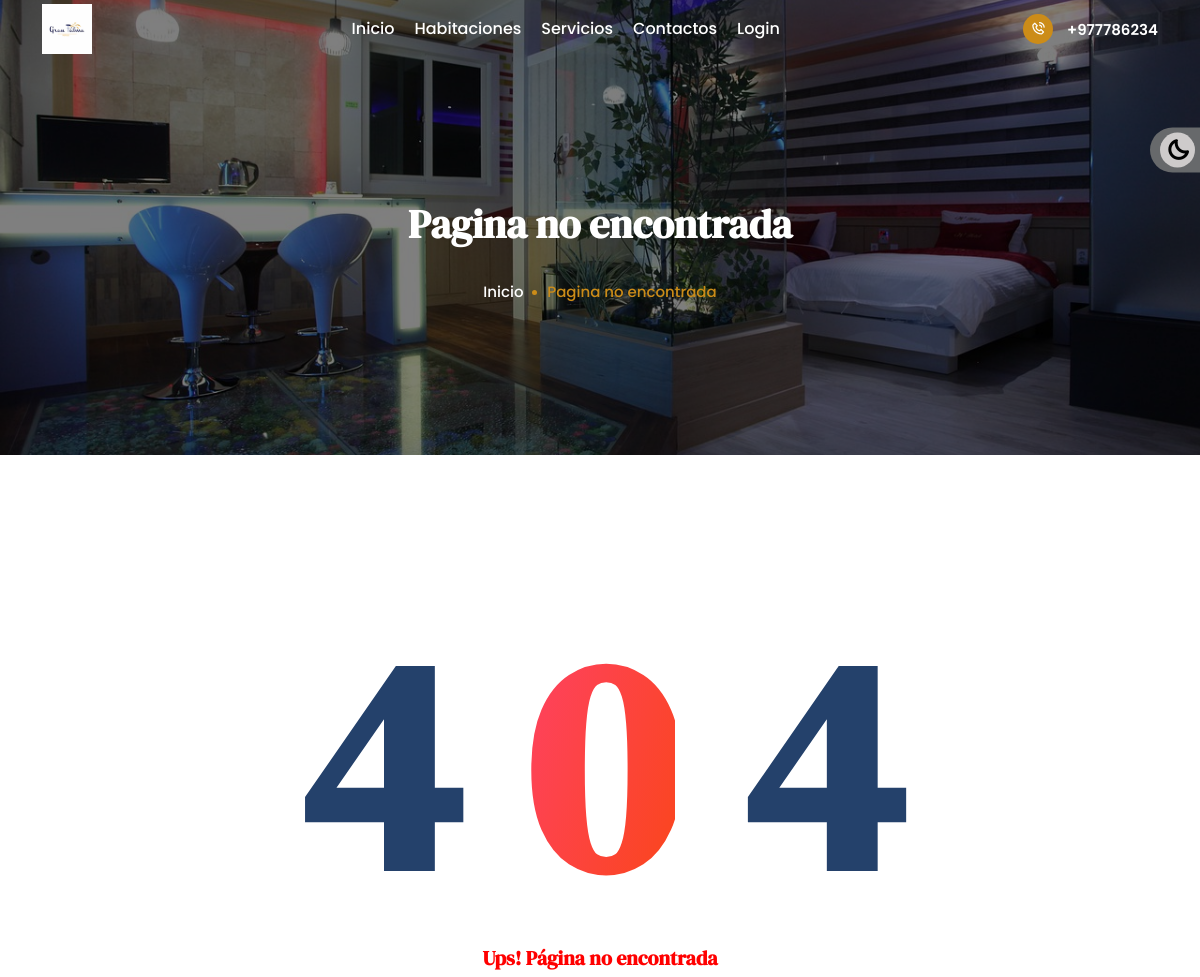
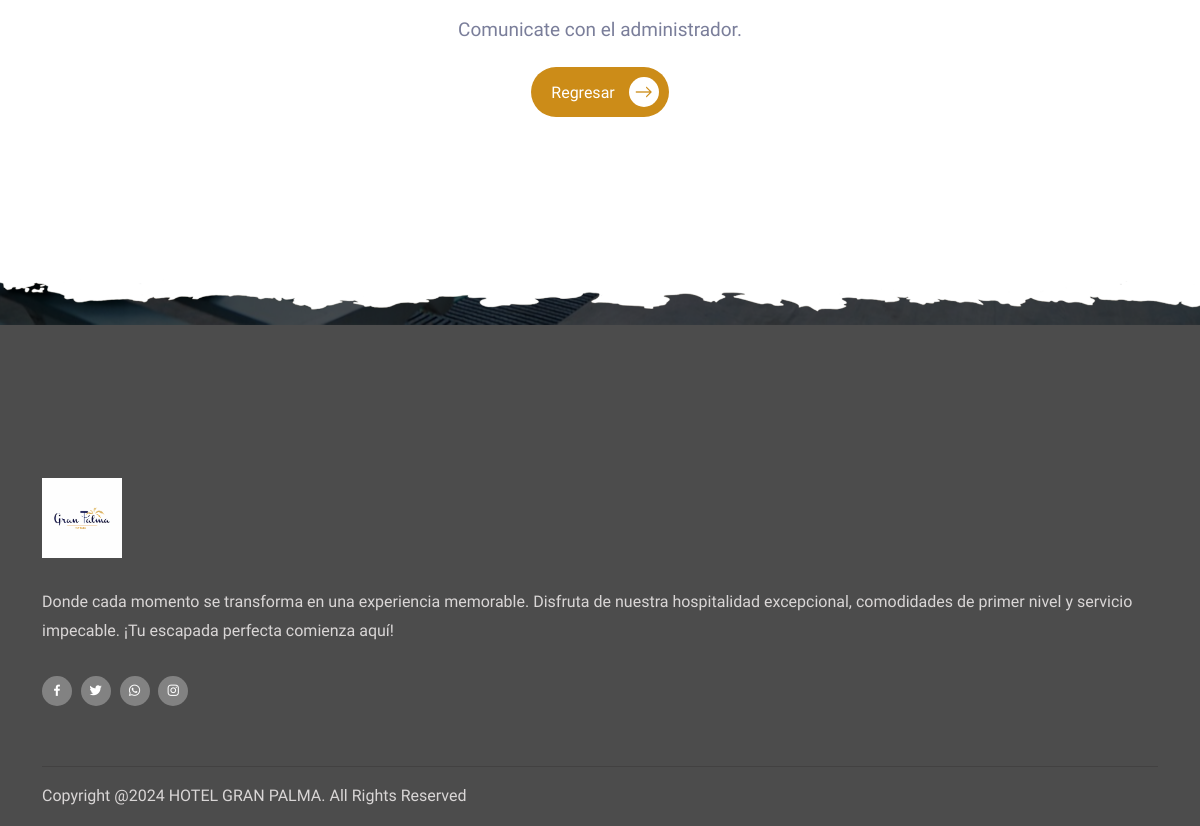
Screenshot of /errors with the database file from the repository (2 pictures, top to bottom).
### tables this page shows
CREATE TABLE `empresa` (
  `id` int(11) NOT NULL,
  `num_identidad` varchar(50) NOT NULL,
  `nombre` varchar(255) NOT NULL,
  `telefono` varchar(30) NOT NULL,
  `direccion` varchar(255) NOT NULL,
  `correo` varchar(150) NOT NULL,
  `mensaje` text NOT NULL,
  `facebook` varchar(255) DEFAULT NULL,
  `twitter` varchar(255) DEFAULT NULL,
  `instagram` varchar(255) DEFAULT NULL,
  `whatsapp` varchar(50) NOT NULL
);

### config/app/Controller.php (called while the page is built, shortened)
<?php
class Controller{
    public function cargarModel() {
        $isAdmin = strpos($_SERVER['REQUEST_URI'], '/' . ADMIN) !== false;
        $nombreModel = get_class($this) . 'Model';
        $ruta = ($isAdmin) ? 'models/admin/' . $nombreModel . '.php' : 'models/principal/' . $nombreModel . '.php' ;
        if (file_exists($ruta)) {
            $this->model = new $nombreModel();
        }
    }
}
?>

### config/app/Conexion.php (called while the page is built)
<?php
class Conexion{
    private $conect;
    public function __construct() {
        $pdo = "mysql:host=" . HOST . ";dbname=" . DATABASE . ";" . CHARSET;
        try {
            $this->conect = new PDO($pdo, USER, PASS);
            $this->conect->setAttribute(PDO::ATTR_ERRMODE, PDO::ERRMODE_EXCEPTION);
        } catch (PDOException $e) {
            echo "Error en la conexion: " . $e->getMessage();
        }
    }
    public function conectar() {
        return $this->conect;
    }
}
?>

### config/app/Query.php (called while the page is built, shortened)
<?php
class Query extends Conexion{
    private $con, $pdo;
    public function __construct() {
        $this->con = new Conexion();
        $this->pdo = $this->con->conectar();
    }
    public function select($sql){
        $result = $this->pdo->prepare($sql);
        $result->execute();
        return $result->fetch(PDO::FETCH_ASSOC);
    }
}
?>

### config/app/Views.php (called while the page is built)
<?php
class Views{
    public function getView($vista, $data="") {
        require 'views/' . $vista . '.php';
    }
}
?>

### controllers/principal/Errors.php (called while the page is built, shortened)
<?php
class Errors extends Controller{
    public function index() {
        $data['title'] = 'Pagina no encontrada';
        $data['subtitle'] = 'Pagina no encontrada';
        $data['empresa'] = $this->model->getEmpresa();
        $this->views->getView('error', $data);
    }
}
?>

### models/principal/ErrorsModel.php (called while the page is built, shortened)
<?php
class ErrorsModel extends Query{
    public function getEmpresa() {
        return $this->select("SELECT * FROM empresa");
    }
}
?>

### views/template/footer-principal.php (the view, shortened to what this page needs)
<footer class="footer-top-area pt-140 jarallax">
    <div class="container">
        <div class="footer-middle-area pt-60">
            <div class="row">
                <div class="col-lg-12 col-md-12">
                    <div class="single-widget">
                        <a href="<?php echo RUTA_PRINCIPAL; ?>">
                            <img src="<?php echo RUTA_PRINCIPAL . 'assets'; ?>/img/logo.png" width="80" alt="Image">
                        </a>
                        <p><?= $data['empresa']['mensaje']; ?></p>
                        <ul class="social-icon">
                            <li>
                                <a href="<?php echo $data['empresa']['facebook']; ?>">
                                    <i class="bx bxl-facebook"></i>
                                </a>
                            </li>
                            <li>
                                <a href="<?php echo $data['empresa']['twitter']; ?>">
                                    <i class="bx bxl-twitter"></i>
                                </a>
                            </li>
                            <li>
                                <a href="<?php echo $data['empresa']['whatsapp']; ?>">
                                    <i class="bx bxl-whatsapp"></i>
                                </a>
                            </li>
                            <li>
                                <a href="<?php echo $data['empresa']['instagram']; ?>">
                                    <i class="bx bxl-instagram"></i>
                                </a>
                            </li>
                        </ul>
                    </div>
                </div>
            </div>
        </div>
        <div class="footer-bottom-area">
            <div class="row align-items-center">
                <div class="col-lg-6">
                    <div class="copy-right">
                        <p>Copyright @<?php echo date('Y'); ?> <a href="<?php echo RUTA_PRINCIPAL; ?>"><?php echo TITLE; ?></a>. All Rights Reserved</p>
                    </div>
                </div>
            </div>
        </div>
    </div>
    <div class="footer-shape">
        <img src="<?php echo RUTA_PRINCIPAL . 'assets/principal'; ?>/img/white-shape-bottom.png" alt="Image">
    </div>
</footer>

### index.php (shortened to what this page needs)
<?php
$isAdmin = strpos($_SERVER['REQUEST_URI'], '/' . ADMIN) !== false;
$ruta = empty($_GET['url']) ? 'principal/index' : $_GET['url'];
$array = explode('/', $ruta);
if ($isAdmin && (count($array) == 1
|| (count($array) == 2 && empty($array[1])))
&& $array[0] == ADMIN) {
    $controller = 'Login';
    $metodo = 'index';
} else {
    $indiceUrl = ($isAdmin) ? 1 : 0;
    $controller = ucfirst($array[$indiceUrl]);
    $metodo = 'index';
}
$parametro = '';
$dirControllers = ($isAdmin) ? 'controllers/admin/' . $controller . '.php' : 'controllers/principal/' . $controller . '.php';
if (file_exists($dirControllers)) {
    $controller = new $controller();
    if (method_exists($controller, $metodo)) {
        $controller->$metodo($parametro);
    } else {
       header('Location: ' . RUTA_PRINCIPAL . 'errors');
    }
} else {
    header('Location: ' . RUTA_PRINCIPAL . 'errors');
}
?>

### views/template/header-principal.php (shortened to what this page needs)
<!doctype html>
<html lang="zxx">
<head>
    <link rel="stylesheet" href="<?php echo RUTA_PRINCIPAL . 'assets/principal'; ?>/css/bootstrap.min.css">
    <link rel="stylesheet" href="<?php echo RUTA_PRINCIPAL . 'assets/principal'; ?>/css/owl.theme.default.min.css">
    <link rel="stylesheet" href="<?php echo RUTA_PRINCIPAL . 'assets/principal'; ?>/css/owl.carousel.min.css">
    <link rel="stylesheet" href="<?php echo RUTA_PRINCIPAL . 'assets/principal'; ?>/css/boxicons.min.css">
    <link rel="stylesheet" href="<?php echo RUTA_PRINCIPAL . 'assets/principal'; ?>/css/flaticon.css">
    <link rel="stylesheet" href="<?php echo RUTA_PRINCIPAL . 'assets/principal'; ?>/css/meanmenu.min.css">
    <link rel="stylesheet" href="<?php echo RUTA_PRINCIPAL . 'assets/principal'; ?>/css/animate.min.css">
    <link rel="stylesheet" href="<?php echo RUTA_PRINCIPAL . 'assets/principal'; ?>/css/nice-select.min.css">
    <link rel="stylesheet" href="<?php echo RUTA_PRINCIPAL . 'assets/principal'; ?>/css/odometer.min.css">
    <link rel="stylesheet" href="<?php echo RUTA_PRINCIPAL . 'assets/principal'; ?>/css/date-picker.min.css">
    <link rel="stylesheet" href="<?php echo RUTA_PRINCIPAL . 'assets/principal'; ?>/css/magnific-popup.min.css">
    <link rel="stylesheet" href="<?php echo RUTA_PRINCIPAL . 'assets/principal'; ?>/css/beautiful-fonts.css">
    <link rel="stylesheet" href="<?php echo RUTA_PRINCIPAL . 'assets/principal'; ?>/css/style.css">
    <link rel="stylesheet" href="<?php echo RUTA_PRINCIPAL . 'assets/principal'; ?>/css/dark.css">
    <link rel="stylesheet" href="<?php echo RUTA_PRINCIPAL . 'assets/principal'; ?>/css/responsive.css">
    <link rel="stylesheet" href="https://cdn.jsdelivr.net/npm/select2@4.1.0-rc.0/dist/css/select2.min.css" />
    <link rel="stylesheet" href="https://cdn.jsdelivr.net/npm/select2-bootstrap-5-theme@1.3.0/dist/select2-bootstrap-5-theme.min.css" />
</head>
<body>
    <div class="eorik-nav-style fixed-top">
        <div class="navbar-area">
            <div class="main-nav">
                <nav class="navbar navbar-expand-md navbar-light">
                    <div class="container">
                        <a class="navbar-brand" href="<?php echo RUTA_PRINCIPAL; ?>">
                            <img src="<?php echo RUTA_PRINCIPAL . 'assets'; ?>/img/logo.png" width="50" alt="Logo">
                        </a>
                        <div class="collapse navbar-collapse mean-menu" id="navbarSupportedContent">
                            <ul class="navbar-nav m-auto">
                                <li class="nav-item">
                                    <a href="<?php echo RUTA_PRINCIPAL; ?>" class="nav-link">
                                        Inicio
                                    </a>
                                </li>
                                <li class="nav-item">
                                    <a href="<?php echo RUTA_PRINCIPAL . 'habitacion'; ?>" class="nav-link">
                                        Habitaciones
                                    </a>
                                </li>
                                <li class="nav-item">
                                    <a href="<?php echo RUTA_PRINCIPAL . 'servicio'; ?>" class="nav-link">
                                        Servicios
                                    </a>
                                </li>
                                <li class="nav-item">
                                    <a href="<?php echo RUTA_PRINCIPAL . 'contacto'; ?>" class="nav-link">
                                        Contactos
                                    </a>
                                </li>
                                <li class="nav-item">
                                    <a href="<?php echo RUTA_PRINCIPAL . 'login'; ?>" class="nav-link">
                                        Login
                                    </a>
                                </li>
                            </ul>
                            <div class="others-option">
                                <a class="call-us" href="tel:+51 977786234">
                                    <i class="bx bx-phone-call bx-tada"></i>
                                    +<?php echo $data['empresa']['telefono']; ?>
                                </a>
                            </div>
                        </div>
                    </div>
                </nav>
            </div>
        </div>
    </div>

### views/template/portada.php
<div class="page-title-area">
    <div class="container">
        <div class="page-title-content">
            <h2><?php echo $data['title']; ?></h2>
            <ul>
                <li>
                    <a href="<?php echo RUTA_PRINCIPAL; ?>">
                        Inicio
                    </a>
                </li>
                <li><?php echo $data['subtitle']; ?></li>
            </ul>
        </div>
    </div>
</div>

### views/error.php (shortened to what this page needs)
<?php include_once 'views/template/header-principal.php';
include_once 'views/template/portada.php'; ?>
<div class="error-area">
    <div class="d-table">
        <div class="d-table-cell">
            <div class="error-content-wrap">
                <h1>4 <span>0</span> 4</h1>
                <h3>Ups! Página no encontrada</h3>
                <p>Comunicate con el administrador.</p>
                <a href="<?php echo RUTA_PRINCIPAL; ?>" class="default-btn btn-two">
                    Regresar
                    <i class="flaticon-right"></i>
                </a>
            </div>
        </div>
    </div>
</div>
<?php include_once 'views/template/footer-principal.php'; ?>
</body>
</html>

### rows the page displays
empresa: telefono "977786234", mensaje "Donde cada momento se transforma en una experiencia memorable. Disfruta de nuestra hospitalidad excepcional, comodidades de primer nivel y servicio impecable. ¡Tu escapada perfecta comienza aquí!"

### other values shown
$data['title'] "Pagina no encontrada"
$data['subtitle'] "Pagina no encontrada"
TITLE "HOTEL GRAN PALMA"
